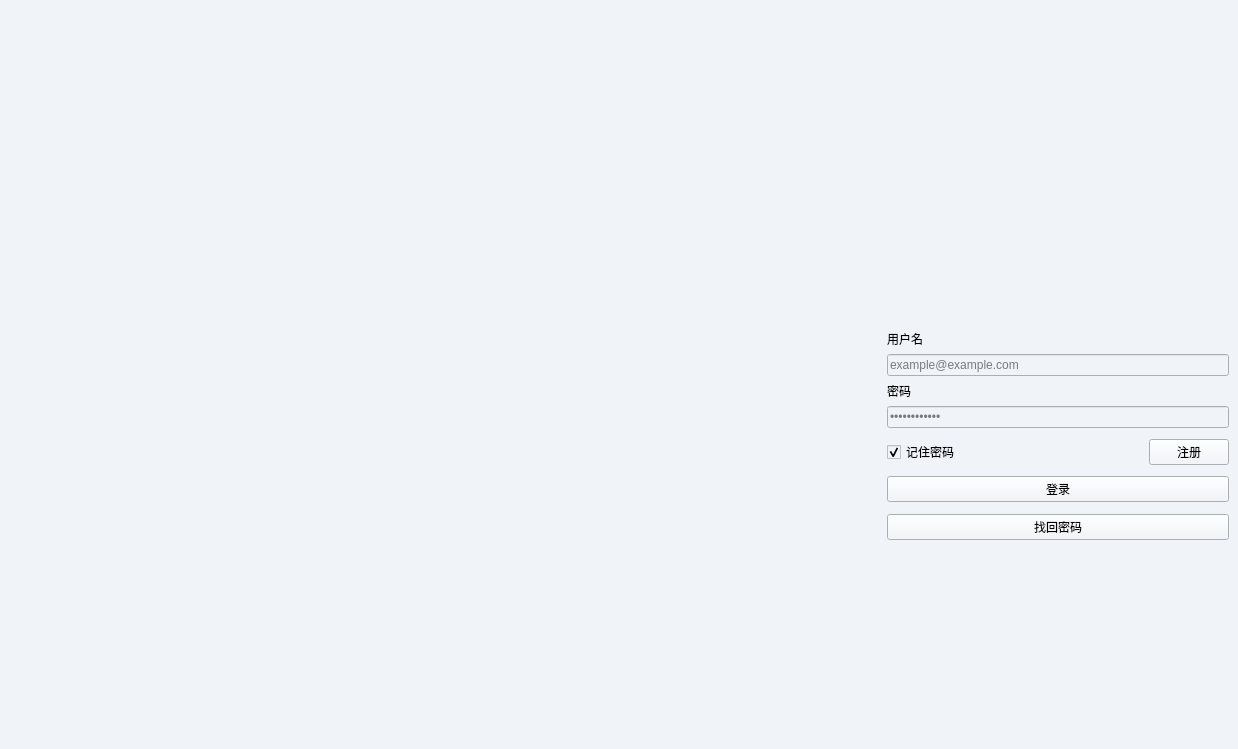
<?xml version="1.0" encoding="UTF-8"?>
<ui version="4.0">
 <class>Form</class>
 <widget class="QWidget" name="Form">
  <property name="geometry">
   <rect>
    <x>0</x>
    <y>0</y>
    <width>1238</width>
    <height>749</height>
   </rect>
  </property>
  <property name="minimumSize">
   <size>
    <width>700</width>
    <height>500</height>
   </size>
  </property>
  <property name="windowTitle">
   <string>Form</string>
  </property>
  <property name="styleSheet">
   <string notr="true">QWidget{
	background-color: rgb(240, 244, 249);
}</string>
  </property>
  <layout class="QHBoxLayout" name="horizontalLayout">
   <property name="spacing">
    <number>0</number>
   </property>
   <property name="leftMargin">
    <number>0</number>
   </property>
   <property name="topMargin">
    <number>0</number>
   </property>
   <property name="rightMargin">
    <number>0</number>
   </property>
   <property name="bottomMargin">
    <number>0</number>
   </property>
   <item>
    <widget class="QLabel" name="label">
     <property name="layoutDirection">
      <enum>Qt::LayoutDirection::LeftToRight</enum>
     </property>
     <property name="text">
      <string/>
     </property>
     <property name="pixmap">
      <pixmap resource="../resource/resource.qrc">:/login/images/background.jpg</pixmap>
     </property>
     <property name="scaledContents">
      <bool>true</bool>
     </property>
     <property name="alignment">
      <set>Qt::AlignmentFlag::AlignCenter</set>
     </property>
    </widget>
   </item>
   <item>
    <widget class="QWidget" name="widget" native="true">
     <property name="sizePolicy">
      <sizepolicy hsizetype="Preferred" vsizetype="Preferred">
       <horstretch>0</horstretch>
       <verstretch>0</verstretch>
      </sizepolicy>
     </property>
     <property name="minimumSize">
      <size>
       <width>320</width>
       <height>0</height>
      </size>
     </property>
     <property name="maximumSize">
      <size>
       <width>360</width>
       <height>16777215</height>
      </size>
     </property>
     <property name="styleSheet">
      <string notr="true">QLabel{
	font: 13px 'Microsoft YaHei;
}
</string>
     </property>
     <layout class="QVBoxLayout" name="verticalLayout">
      <item>
       <spacer name="verticalSpacer">
        <property name="orientation">
         <enum>Qt::Orientation::Vertical</enum>
        </property>
        <property name="sizeHint" stdset="0">
         <size>
          <width>20</width>
          <height>40</height>
         </size>
        </property>
       </spacer>
      </item>
      <item>
       <layout class="QHBoxLayout" name="horizontalLayout_3">
        <property name="spacing">
         <number>0</number>
        </property>
        <item>
         <spacer name="horizontalSpacer_2">
          <property name="orientation">
           <enum>Qt::Orientation::Horizontal</enum>
          </property>
          <property name="sizeHint" stdset="0">
           <size>
            <width>40</width>
            <height>20</height>
           </size>
          </property>
         </spacer>
        </item>
        <item>
         <widget class="QLabel" name="label_2">
          <property name="enabled">
           <bool>true</bool>
          </property>
          <property name="sizePolicy">
           <sizepolicy hsizetype="Preferred" vsizetype="Expanding">
            <horstretch>0</horstretch>
            <verstretch>0</verstretch>
           </sizepolicy>
          </property>
          <property name="minimumSize">
           <size>
            <width>100</width>
            <height>100</height>
           </size>
          </property>
          <property name="maximumSize">
           <size>
            <width>100</width>
            <height>100</height>
           </size>
          </property>
          <property name="text">
           <string/>
          </property>
          <property name="pixmap">
           <pixmap resource="../resource/resource.qrc">:/login/images/logo.png</pixmap>
          </property>
          <property name="scaledContents">
           <bool>true</bool>
          </property>
         </widget>
        </item>
        <item>
         <spacer name="horizontalSpacer_3">
          <property name="orientation">
           <enum>Qt::Orientation::Horizontal</enum>
          </property>
          <property name="sizeHint" stdset="0">
           <size>
            <width>40</width>
            <height>20</height>
           </size>
          </property>
         </spacer>
        </item>
       </layout>
      </item>
      <item>
       <spacer name="verticalSpacer_3">
        <property name="orientation">
         <enum>Qt::Orientation::Vertical</enum>
        </property>
        <property name="sizeType">
         <enum>QSizePolicy::Policy::Fixed</enum>
        </property>
        <property name="sizeHint" stdset="0">
         <size>
          <width>20</width>
          <height>15</height>
         </size>
        </property>
       </spacer>
      </item>
      <item>
       <widget class="BodyLabel" name="label_5">
        <property name="text">
         <string>用户名</string>
        </property>
       </widget>
      </item>
      <item>
       <widget class="LineEdit" name="lineEdit_3">
        <property name="placeholderText">
         <string>example@example.com</string>
        </property>
        <property name="clearButtonEnabled">
         <bool>true</bool>
        </property>
       </widget>
      </item>
      <item>
       <widget class="BodyLabel" name="label_6">
        <property name="text">
         <string>密码</string>
        </property>
       </widget>
      </item>
      <item>
       <widget class="LineEdit" name="lineEdit_4">
        <property name="echoMode">
         <enum>QLineEdit::EchoMode::Password</enum>
        </property>
        <property name="placeholderText">
         <string>••••••••••••</string>
        </property>
        <property name="clearButtonEnabled">
         <bool>true</bool>
        </property>
       </widget>
      </item>
      <item>
       <spacer name="verticalSpacer_5">
        <property name="orientation">
         <enum>Qt::Orientation::Vertical</enum>
        </property>
        <property name="sizeType">
         <enum>QSizePolicy::Policy::Fixed</enum>
        </property>
        <property name="sizeHint" stdset="0">
         <size>
          <width>20</width>
          <height>5</height>
         </size>
        </property>
       </spacer>
      </item>
      <item>
       <layout class="QHBoxLayout" name="horizontalLayout_2">
        <item>
         <widget class="CheckBox" name="checkBox">
          <property name="text">
           <string>记住密码</string>
          </property>
          <property name="checked">
           <bool>true</bool>
          </property>
         </widget>
        </item>
        <item>
         <spacer name="horizontalSpacer">
          <property name="orientation">
           <enum>Qt::Orientation::Horizontal</enum>
          </property>
          <property name="sizeHint" stdset="0">
           <size>
            <width>40</width>
            <height>20</height>
           </size>
          </property>
         </spacer>
        </item>
        <item>
         <widget class="HyperlinkButton" name="pushButton_3">
          <property name="styleSheet">
           <string notr="true">PushButton, ToolButton, ToggleButton, ToggleToolButton {
    color: black;
    background: rgba(255, 255, 255, 0.7);
    border: 1px solid rgba(0, 0, 0, 0.073);
    border-bottom: 1px solid rgba(0, 0, 0, 0.183);
    border-radius: 5px;
    /* font: 14px 'Segoe UI', 'Microsoft YaHei'; */
    padding: 5px 12px 6px 12px;
    outline: none;
}

ToolButton {
    padding: 5px 9px 6px 8px;
}

PushButton[isPlaceholderText=true] {
    color: rgba(0, 0, 0, 0.6063);
}

PushButton[hasIcon=false] {
    padding: 5px 12px 6px 12px;
}

PushButton[hasIcon=true] {
    padding: 5px 12px 6px 36px;
}

DropDownToolButton, PrimaryDropDownToolButton {
    padding: 5px 31px 6px 8px;
}

DropDownPushButton[hasIcon=false],
PrimaryDropDownPushButton[hasIcon=false] {
    padding: 5px 31px 6px 12px;
}

DropDownPushButton[hasIcon=true],
PrimaryDropDownPushButton[hasIcon=true] {
    padding: 5px 31px 6px 36px;
}

PushButton:hover, ToolButton:hover, ToggleButton:hover, ToggleToolButton:hover {
    background: rgba(249, 249, 249, 0.5);
}

PushButton:pressed, ToolButton:pressed, ToggleButton:pressed, ToggleToolButton:pressed {
    color: rgba(0, 0, 0, 0.63);
    background: rgba(249, 249, 249, 0.3);
    border-bottom: 1px solid rgba(0, 0, 0, 0.073);
}

PushButton:disabled, ToolButton:disabled, ToggleButton:disabled, ToggleToolButton:disabled {
    color: rgba(0, 0, 0, 0.36);
    background: rgba(249, 249, 249, 0.3);
    border: 1px solid rgba(0, 0, 0, 0.06);
    border-bottom: 1px solid rgba(0, 0, 0, 0.06);
}


PrimaryPushButton,
PrimaryToolButton,
ToggleButton:checked,
ToggleToolButton:checked {
    color: white;
    background-color: #009faa;
    border: 1px solid #00a7b3;
    border-bottom: 1px solid #007780;
}

PrimaryPushButton:hover,
PrimaryToolButton:hover,
ToggleButton:checked:hover,
ToggleToolButton:checked:hover {
    background-color: #00a7b3;
    border: 1px solid #2daab3;
    border-bottom: 1px solid #007780;
}

PrimaryPushButton:pressed,
PrimaryToolButton:pressed,
ToggleButton:checked:pressed,
ToggleToolButton:checked:pressed {
    color: rgba(255, 255, 255, 0.63);
    background-color: #3eabb3;
    border: 1px solid #3eabb3;
}

PrimaryPushButton:disabled,
PrimaryToolButton:disabled,
ToggleButton:checked:disabled,
ToggleToolButton:checked:disabled {
    color: rgba(255, 255, 255, 0.9);
    background-color: rgb(205, 205, 205);
    border: 1px solid rgb(205, 205, 205);
}

SplitDropButton,
PrimarySplitDropButton {
    border-left: none;
    border-top-left-radius: 0;
    border-bottom-left-radius: 0;
}

#splitPushButton,
#splitToolButton,
#primarySplitPushButton,
#primarySplitToolButton {
    border-top-right-radius: 0;
    border-bottom-right-radius: 0;
}

#splitPushButton:pressed,
#splitToolButton:pressed,
SplitDropButton:pressed {
    border-bottom: 1px solid rgba(0, 0, 0, 0.183);
}

PrimarySplitDropButton:pressed {
    border-bottom: 1px solid #007780;
}

#primarySplitPushButton, #primarySplitToolButton {
    border-right: 1px solid #3eabb3;
}

#primarySplitPushButton:pressed, #primarySplitToolButton:pressed {
    border-bottom: 1px solid #007780;
}

HyperlinkButton {
    /* font: 14px 'Segoe UI', 'Microsoft YaHei'; */
    padding: 6px 12px 6px 12px;
    color: #0066CC;
    border: none;
    border-radius: 6px;
    background-color: transparent;
}

HyperlinkButton[hasIcon=false] {
    padding: 6px 12px 6px 12px;
}

HyperlinkButton[hasIcon=true] {
    padding: 6px 12px 6px 36px;
}

HyperlinkButton:hover {
    color: #009faa;
    background-color: rgba(0, 0, 0, 10);
    border: none;
}

HyperlinkButton:pressed {
    color: #009faa;
    background-color: rgba(0, 0, 0, 6);
    border: none;
}

HyperlinkButton:disabled {
    color: rgba(0, 0, 0, 0.43);
    background-color: transparent;
    border: none;
}


RadioButton {
    min-height: 24px;
    max-height: 24px;
    background-color: transparent;
    font: 14px 'Segoe UI', 'Microsoft YaHei', 'PingFang SC';
    color: black;
}

RadioButton::indicator {
    width: 18px;
    height: 18px;
    border-radius: 11px;
    border: 2px solid #999999;
    background-color: rgba(0, 0, 0, 5);
    margin-right: 4px;
}

RadioButton::indicator:hover {
    background-color: rgba(0, 0, 0, 0);
}

RadioButton::indicator:pressed {
    border: 2px solid #bbbbbb;
    background-color: qradialgradient(spread:pad, cx:0.5, cy:0.5, radius:0.5, fx:0.5, fy:0.5,
            stop:0 rgb(255, 255, 255),
            stop:0.5 rgb(255, 255, 255),
            stop:0.6 rgb(225, 224, 223),
            stop:1 rgb(225, 224, 223));
}

RadioButton::indicator:checked {
    height: 22px;
    width: 22px;
    border: none;
    border-radius: 11px;
    background-color: qradialgradient(spread:pad, cx:0.5, cy:0.5, radius:0.5, fx:0.5, fy:0.5,
            stop:0 rgb(255, 255, 255),
            stop:0.5 rgb(255, 255, 255),
            stop:0.6 #009faa,
            stop:1 #009faa);
}

RadioButton::indicator:checked:hover {
    background-color: qradialgradient(spread:pad, cx:0.5, cy:0.5, radius:0.5, fx:0.5, fy:0.5,
            stop:0 rgb(255, 255, 255),
            stop:0.6 rgb(255, 255, 255),
            stop:0.7 #009faa,
            stop:1 #009faa);
}

RadioButton::indicator:checked:pressed {
    background-color: qradialgradient(spread:pad, cx:0.5, cy:0.5, radius:0.5, fx:0.5, fy:0.5,
            stop:0 rgb(255, 255, 255),
            stop:0.5 rgb(255, 255, 255),
            stop:0.6 #009faa,
            stop:1 #009faa);
}

RadioButton:disabled {
    color: rgba(0, 0, 0, 110);
}

RadioButton::indicator:disabled {
    border: 2px solid #bbbbbb;
    background-color: transparent;
}

RadioButton::indicator:disabled:checked {
    border: none;
    background-color: qradialgradient(spread:pad, cx:0.5, cy:0.5, radius:0.5, fx:0.5, fy:0.5,
            stop:0 rgb(255, 255, 255),
            stop:0.5 rgb(255, 255, 255),
            stop:0.6 rgba(0, 0, 0, 0.2169),
            stop:1 rgba(0, 0, 0, 0.2169));
}

TransparentToolButton,
TransparentToggleToolButton,
TransparentDropDownToolButton,
TransparentPushButton,
TransparentDropDownPushButton,
TransparentTogglePushButton {
    background-color: transparent;
    border: none;
    border-radius: 5px;
    margin: 0;
}

TransparentToolButton:hover,
TransparentToggleToolButton:hover,
TransparentDropDownToolButton:hover,
TransparentPushButton:hover,
TransparentDropDownPushButton:hover,
TransparentTogglePushButton:hover {
    background-color: rgba(0, 0, 0, 9);
    border: none;
}

TransparentToolButton:pressed,
TransparentToggleToolButton:pressed,
TransparentDropDownToolButton:pressed,
TransparentPushButton:pressed,
TransparentDropDownPushButton:pressed,
TransparentTogglePushButton:pressed {
    background-color: rgba(0, 0, 0, 6);
    border: none;
}

TransparentToolButton:disabled,
TransparentToggleToolButton:disabled,
TransparentDropDownToolButton:disabled,
TransparentPushButton:disabled,
TransparentDropDownPushButton:disabled,
TransparentTogglePushButton:disabled {
    background-color: transparent;
    border: none;
}


PillPushButton,
PillPushButton:hover,
PillPushButton:pressed,
PillPushButton:disabled,
PillPushButton:checked,
PillPushButton:checked:hover,
PillPushButton:checked:pressed,
PillPushButton:disabled:checked,
PillToolButton,
PillToolButton:hover,
PillToolButton:pressed,
PillToolButton:disabled,
PillToolButton:checked,
PillToolButton:checked:hover,
PillToolButton:checked:pressed,
PillToolButton:disabled:checked {
    background-color: transparent;
    border: none;
}
</string>
          </property>
          <property name="text">
           <string>注册</string>
          </property>
         </widget>
        </item>
       </layout>
      </item>
      <item>
       <spacer name="verticalSpacer_4">
        <property name="orientation">
         <enum>Qt::Orientation::Vertical</enum>
        </property>
        <property name="sizeType">
         <enum>QSizePolicy::Policy::Fixed</enum>
        </property>
        <property name="sizeHint" stdset="0">
         <size>
          <width>20</width>
          <height>5</height>
         </size>
        </property>
       </spacer>
      </item>
      <item>
       <widget class="PrimaryPushButton" name="pushButton">
        <property name="text">
         <string>登录</string>
        </property>
       </widget>
      </item>
      <item>
       <spacer name="verticalSpacer_6">
        <property name="orientation">
         <enum>Qt::Orientation::Vertical</enum>
        </property>
        <property name="sizeType">
         <enum>QSizePolicy::Policy::Fixed</enum>
        </property>
        <property name="sizeHint" stdset="0">
         <size>
          <width>20</width>
          <height>6</height>
         </size>
        </property>
       </spacer>
      </item>
      <item>
       <widget class="HyperlinkButton" name="pushButton_2">
        <property name="text">
         <string>找回密码</string>
        </property>
       </widget>
      </item>
      <item>
       <spacer name="verticalSpacer_2">
        <property name="orientation">
         <enum>Qt::Orientation::Vertical</enum>
        </property>
        <property name="sizeHint" stdset="0">
         <size>
          <width>20</width>
          <height>40</height>
         </size>
        </property>
       </spacer>
      </item>
     </layout>
    </widget>
   </item>
  </layout>
 </widget>
 <customwidgets>
  <customwidget>
   <class>PushButton</class>
   <extends>QPushButton</extends>
   <header>qfluentwidgets</header>
  </customwidget>
  <customwidget>
   <class>PrimaryPushButton</class>
   <extends>PushButton</extends>
   <header>qfluentwidgets</header>
  </customwidget>
  <customwidget>
   <class>HyperlinkButton</class>
   <extends>PushButton</extends>
   <header>qfluentwidgets</header>
  </customwidget>
  <customwidget>
   <class>BodyLabel</class>
   <extends>QLabel</extends>
   <header>qfluentwidgets</header>
  </customwidget>
  <customwidget>
   <class>LineEdit</class>
   <extends>QLineEdit</extends>
   <header>qfluentwidgets</header>
  </customwidget>
  <customwidget>
   <class>CheckBox</class>
   <extends>QCheckBox</extends>
   <header>qfluentwidgets</header>
  </customwidget>
 </customwidgets>
 <resources>
  <include location="../resource/resource.qrc"/>
  <include location="../resource.qrc"/>
 </resources>
 <connections/>
</ui>
